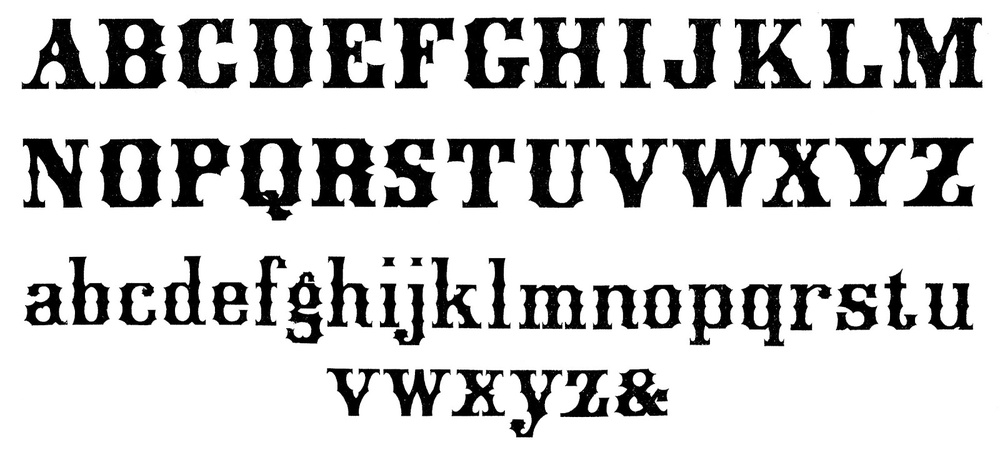
#> input picture alpha.jpg, 1000 x 457 px, shrunk from 1600 x 731 before the run
$ jupyter execute --allow-errors OCR_pytesseract.ipynb
#> lines starting #> are read from the running program, lines starting #| are printed output that depends on the picture
[cell 1]
import cv2
import pytesseract
import matplotlib.pyplot as plt

[cell 2]
pytesseract.pytesseract.tesseract_cmd='C:\\Program Files\\Tesseract-OCR\\tesseract.exe'

[cell 3]
image = cv2.imread('alpha.jpg')
#> image is the input picture: shape (457, 1000, 3); min 0, max 255, mean 204.3

plt.rcParams["figure.figsize"]=(16,9)
plt.imshow(image)

OpenCV reads images in BGR format and pytesseract understands in RBG format.

We will have to convert from BGR to RBG

[cell 4]
img_rgb = cv2.cvtColor(image, cv2.COLOR_BGR2RGB)
print(pytesseract.image_to_string(img_rgb))
#> (this line was passed over: pytesseract is not available in this run)

[cell 5]
Imgheight, Imgwidth, d  = img_rgb.shape
#> Imgheight = 457; Imgwidth = 1000; d = 3

#> (the rest of this cell did not finish here and is left out)

[cell 6]
image_2 = cv2.imread('testImage_2.png')
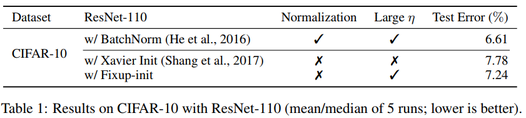
#> input picture testImage_2.png, 526 x 118 px, shrunk from 841 x 188 before the run
#> image_2 is the input picture: shape (118, 526, 3); mean B, G, R 232.9, 232.9, 232.9

plt.rcParams["figure.figsize"]=(16,9)
plt.imshow(image_2)

[cell 7]
img_2_rgb = cv2.cvtColor(image_2, cv2.COLOR_BGR2RGB)
print(pytesseract.image_to_string(img_2_rgb))
#> (this line was passed over: pytesseract is not available in this run)

[cell 8]
hImg, wImg, d  = img_2_rgb.shape
#> hImg = 118; wImg = 526
#> (the rest of this cell did not finish here and is left out)

[cell 9]
image_2 = cv2.imread('testImage_3.png')
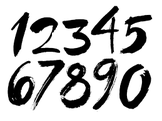
#> input picture testImage_3.png, 162 x 121 px, shrunk from 259 x 194 before the run
#> image_2 is the input picture: shape (121, 162, 3); min 0, max 255, mean 191.4
img_2_rgb = cv2.cvtColor(image_2, cv2.COLOR_BGR2RGB)
